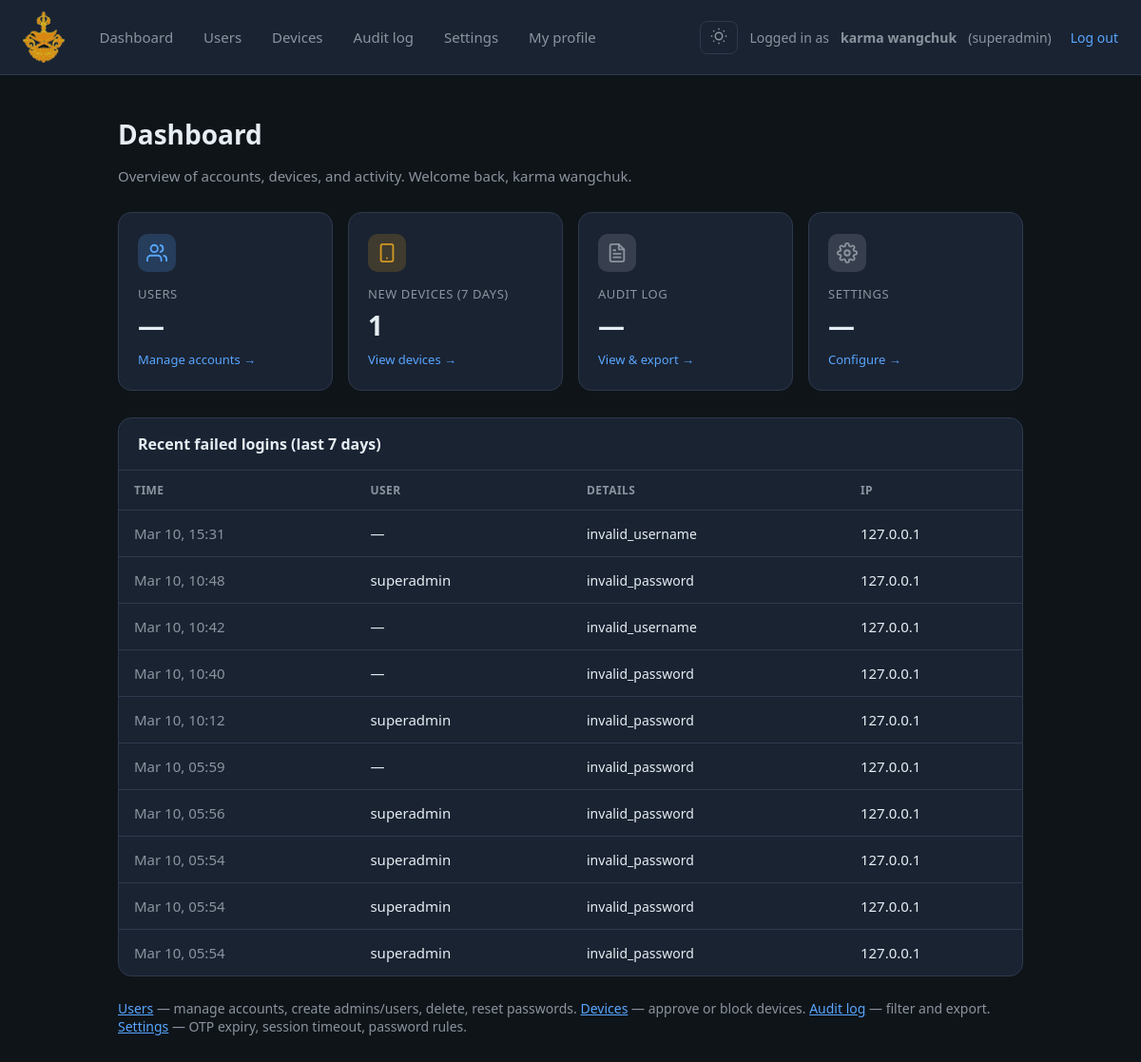
The app's page /dashboard/superadmin/ (signed in) with its own data.
### accounts/models.py (models this page shows, shortened)
class User(AbstractUser):
    role = models.CharField(
        max_length=20,
        choices=Role.choices,
        default=Role.USER,
    )
    is_active = models.BooleanField(default=True)
    email = models.EmailField(unique=True)
    force_password_change = models.BooleanField(
        default=False,
        help_text='If set, user must set a new password on next login (after OTP).',
    )
    created_by = models.ForeignKey(
        'self',
        null=True,
        blank=True,
        on_delete=models.SET_NULL,
        related_name='created_users',
        help_text='Admin who created this user (null if created by superadmin).',
    )
    wing = models.CharField(max_length=100, blank=True, help_text='Wing or department.')
    phone = models.CharField(max_length=32, blank=True, help_text='Phone number.')
    date_of_birth = models.DateField(null=True, blank=True, help_text='Date of birth.')
    employee_number = models.CharField(
        max_length=64,
        unique=True,
        null=True,
        blank=True,
        help_text='Employee number; used as username for employee login.',
    )
    is_approved = models.BooleanField(
        default=True,
        help_text='If False, user cannot log in until a superadmin approves (for admin-created users).',
    )
    class Meta:
        db_table = 'accounts_user'
        indexes = [
            models.Index(fields=['role']),
            models.Index(fields=['is_active']),
        ]

class AuditEvent(models.Model):
    user = models.ForeignKey(
        User,
        on_delete=models.SET_NULL,
        null=True,
        blank=True,
        related_name='audit_events',
    )
    action = models.CharField(max_length=64, choices=AuditAction.choices)
    timestamp = models.DateTimeField(auto_now_add=True)
    details = models.TextField(blank=True, help_text='JSON or free text: order id, etc.')
    ip_address = models.GenericIPAddressField(null=True, blank=True)
    user_agent = models.CharField(max_length=512, blank=True)
    class Meta:
        db_table = 'accounts_auditevent'
        ordering = ['-timestamp']
        indexes = [
            models.Index(fields=['-timestamp']),
            models.Index(fields=['action']),
        ]

### accounts/views.py (the view)
# urls.py: path('dashboard/superadmin/', views.superadmin_dashboard, name='superadmin_dashboard'),
@require_GET
@role_required(Role.SUPERADMIN)
def superadmin_dashboard(request):
    from django.utils import timezone
    from datetime import timedelta
    week_ago = timezone.now() - timedelta(days=7)
    new_devices_count = Device.objects.filter(first_seen__gte=week_ago).count()
    recent_failed_logins = AuditEvent.objects.filter(
        action=AuditAction.LOGIN_FAILED,
        timestamp__gte=week_ago,
    ).order_by('-timestamp')[:10]
    return render(request, 'accounts/dashboards/superadmin_dashboard.html', {
        'new_devices_count': new_devices_count,
        'recent_failed_logins': recent_failed_logins,
    })

### accounts/rbac.py (called while the page is built)
def role_required(*allowed_roles: str):
    allowed = set(allowed_roles)
    def decorator(view_func):
        @wraps(view_func)
        def _wrapped_view(request, *args, **kwargs):
            if not request.user.is_authenticated:
                login_url = reverse('accounts:login')
                return redirect(f'{login_url}?{REDIRECT_FIELD_NAME}={request.get_full_path()}')
            if request.user.role not in allowed:
                return redirect(get_dashboard_url_for_role(request.user.role))
            return view_func(request, *args, **kwargs)
        return _wrapped_view
    return decorator

### templates/accounts/dashboards/superadmin_dashboard.html (shortened to what this page needs)
{% extends "base_dashboard.html" %}
{% block nav %}
  <a href="{% url 'accounts:superadmin_dashboard' %}">Dashboard</a>
  <a href="{% url 'accounts:superadmin_user_list' %}">Users</a>
  <a href="{% url 'accounts:superadmin_device_list' %}">Devices</a>
  <a href="{% url 'accounts:superadmin_audit_log' %}">Audit log</a>
  <a href="{% url 'accounts:superadmin_settings' %}">Settings</a>
  <a href="{% url 'accounts:superadmin_profile' %}">My profile</a>
{% endblock %}
{% block content %}
<div class="dashboard-hero">
  <h1 class="page-title">Dashboard</h1>
  <p class="page-desc">Overview of accounts, devices, and activity. Welcome back, {{ user.get_full_name|default:user.username }}.</p>
</div>
<div class="stat-cards">
  <a href="{% url 'accounts:superadmin_user_list' %}" class="stat-card">
    <div class="stat-card-icon users">
      <svg width="22" height="22" viewBox="0 0 24 24" fill="none" stroke="currentColor" stroke-width="2" stroke-linecap="round" stroke-linejoin="round"><path d="M17 21v-2a4 4 0 0 0-4-4H5a4 4 0 0 0-4 4v2"/><circle cx="9" cy="7" r="4"/><path d="M23 21v-2a4 4 0 0 0-3-3.87"/><path d="M16 3.13a4 4 0 0 1 0 7.75"/></svg>
    </div>
    <div class="stat-label">Users</div>
    <div class="stat-value">—</div>
    <span class="stat-link">Manage accounts →</span>
  </a>
  <a href="{% url 'accounts:superadmin_device_list' %}" class="stat-card">
    <div class="stat-card-icon devices">
      <svg width="22" height="22" viewBox="0 0 24 24" fill="none" stroke="currentColor" stroke-width="2" stroke-linecap="round" stroke-linejoin="round"><rect x="5" y="2" width="14" height="20" rx="2" ry="2"/><line x1="12" y1="18" x2="12.01" y2="18"/></svg>
    </div>
    <div class="stat-label">New devices (7 days)</div>
    <div class="stat-value">{{ new_devices_count|default:0 }}</div>
    <span class="stat-link">View devices →</span>
  </a>
  <a href="{% url 'accounts:superadmin_audit_log' %}" class="stat-card">
    <div class="stat-card-icon audit">
    </div>
    <div class="stat-label">Audit log</div>
    <div class="stat-value">—</div>
    <span class="stat-link">View & export →</span>
  </a>
  <a href="{% url 'accounts:superadmin_settings' %}" class="stat-card">
    <div class="stat-card-icon audit">
    </div>
    <div class="stat-label">Settings</div>
    <div class="stat-value">—</div>
    <span class="stat-link">Configure →</span>
  </a>
</div>
{% if recent_failed_logins %}
<div class="card-block">
  <div class="card-block-title">Recent failed logins (last 7 days)</div>
  <div class="table-wrap">
    <table class="data-table">
      <thead>
        <tr>
          <th>Time</th>
          <th>User</th>
          <th>Details</th>
          <th>IP</th>
        </tr>
      </thead>
      <tbody>
        {% for e in recent_failed_logins %}
        <tr>
          <td style="color:var(--text-muted);">{{ e.timestamp|date:"M j, H:i" }}</td>
          <td>{{ e.user.username|default:"—" }}</td>
          <td style="font-size:0.875rem;">{{ e.details|default:"—" }}</td>
          <td>{{ e.ip_address|default:"—" }}</td>
        </tr>
        {% endfor %}
      </tbody>
    </table>
  </div>
</div>
{% endif %}
<p style="color: var(--text-muted); font-size: 0.875rem;">
  <a href="{% url 'accounts:superadmin_user_list' %}" style="color: var(--accent);">Users</a> — manage accounts, create admins/users, delete, reset passwords.
  <a href="{% url 'accounts:superadmin_device_list' %}" style="color: var(--accent);">Devices</a> — approve or block devices. <a href="{% url 'accounts:superadmin_audit_log' %}" style="color: var(--accent);">Audit log</a> — filter and export. <a href="{% url 'accounts:superadmin_settings' %}" style="color: var(--accent);">Settings</a> — OTP expiry, session timeout, password rules.
</p>
{% endblock %}

### templates/base_dashboard.html (shortened to what this page needs)
<!DOCTYPE html>
{% load static %}
<html lang="en">
<head>
</head>
<body>
  <header class="header">
    <div class="header-left">
      <img src="{% static 'images/logo.png' %}" alt="IMS" class="app-logo">
      <nav class="nav">{% block nav %}{% endblock %}</nav>
    </div>
    <div class="header-right" style="display:flex; align-items:center; gap:12px;">
      <button type="button" id="theme-toggle" aria-label="Toggle dark/light mode" title="Toggle dark/light mode" style="background:var(--surface); border:1px solid var(--border); border-radius:8px; padding:6px 10px; cursor:pointer; color:var(--text-muted); display:flex; align-items:center; justify-content:center;">
        <span class="theme-icon-light" style="display:none;"></span>
      </button>
      Logged in as <strong>{{ user.wing|default:user.get_full_name|default:user.username }}</strong> ({{ user.username }})
      <a href="{% url 'accounts:logout' %}">Log out</a>
    </div>
  </header>
  <main class="main">
    {% block content %}{% endblock %}
  </main>
</body>
</html>

### templates/base_dashboard.html (style rules this page uses)
:root, [data-theme="dark"] { --bg: #0f1419; --surface: #1a2332; --border: #2d3a4d; --text: #e6edf3; --text-muted: #8b949e; --accent: #58a6ff; --accent-hover: #79b8ff; --hover-overlay: rgba(255,255,255,0.06); --table-hover: rgba(255,255,255,0.02); --card-shadow: 0 4px 20px rgba(0,0,0,0.2); }
* { box-sizing: border-box; }
body { margin: 0; font-family: 'Segoe UI', system-ui, sans-serif; background: var(--bg); color: var(--text); min-height: 100vh; }
.header { background: var(--surface); border-bottom: 1px solid var(--border); padding: 12px 24px; display: flex; align-items: center; justify-content: space-between; flex-wrap: wrap; gap: 12px; }
.header-left { display: flex; align-items: center; gap: 24px; }
.app-logo { height: 54px; width: auto; display: block; object-fit: contain; }
.nav { display: flex; gap: 8px; }
.nav a { padding: 8px 12px; color: var(--text-muted); text-decoration: none; border-radius: 6px; font-size: 0.9375rem; }
.header-right { color: var(--text-muted); font-size: 0.875rem; }
.header-right a { color: var(--accent); text-decoration: none; margin-left: 8px; }
.main { max-width: 1000px; margin: 0 auto; padding: 24px; }
.page-title { font-size: 1.5rem; font-weight: 600; margin-bottom: 8px; }
.page-desc { color: var(--text-muted); margin-bottom: 24px; }
.dashboard-hero { margin-bottom: 28px; }
.dashboard-hero h1 { font-size: 1.75rem; font-weight: 600; margin-bottom: 6px; }
.dashboard-hero .page-desc { margin-bottom: 0; font-size: 0.9375rem; }
.stat-cards { display: grid; grid-template-columns: repeat(auto-fill, minmax(200px, 1fr)); gap: 16px; margin-bottom: 28px; }
.stat-card { display: block; padding: 22px 20px; background: var(--surface); border: 1px solid var(--border); border-radius: 14px; text-decoration: none; color: var(--text); transition: border-color 0.2s, box-shadow 0.2s; }
.stat-card .stat-label { font-size: 0.8125rem; color: var(--text-muted); text-transform: uppercase; letter-spacing: 0.04em; margin-bottom: 8px; }
.stat-card .stat-value { font-size: 1.75rem; font-weight: 700; line-height: 1.2; }
.stat-card .stat-link { font-size: 0.8125rem; color: var(--accent); margin-top: 10px; display: inline-block; }
.stat-card-icon { width: 40px; height: 40px; border-radius: 10px; display: flex; align-items: center; justify-content: center; margin-bottom: 14px; }
.stat-card-icon.users { background: rgba(88,166,255,0.2); color: var(--accent); }
.stat-card-icon.devices { background: rgba(210,153,34,0.2); color: #d29922; }
.stat-card-icon.audit { background: rgba(139,148,158,0.25); color: var(--text-muted); }
.card-block { background: var(--surface); border: 1px solid var(--border); border-radius: 14px; overflow: hidden; margin-bottom: 24px; }
.card-block .card-block-title { padding: 16px 20px; font-size: 1rem; font-weight: 600; border-bottom: 1px solid var(--border); }
.table-wrap { overflow-x: auto; }
.data-table { width: 100%; border-collapse: collapse; }
.data-table th { padding: 12px 16px; text-align: left; font-size: 0.75rem; font-weight: 600; text-transform: uppercase; letter-spacing: 0.04em; color: var(--text-muted); border-bottom: 1px solid var(--border); }
.data-table td { padding: 14px 16px; border-bottom: 1px solid var(--border); font-size: 0.9375rem; }
.data-table tbody tr:last-child td { border-bottom: none; }

### records on screen
User: wing "karma wangchuk", username "superadmin", get_full_name "karma wangchuk"
AuditEvent: timestamp "Mar 10, 15:31", user.username "—", details "invalid_username", ip_address "127.0.0.1"
AuditEvent: timestamp "Mar 10, 10:48", user.username "superadmin", details "invalid_password", ip_address "127.0.0.1"
AuditEvent: timestamp "Mar 10, 10:42", user.username "—", details "invalid_username", ip_address "127.0.0.1"
AuditEvent: timestamp "Mar 10, 10:40", user.username "—", details "invalid_password", ip_address "127.0.0.1"
AuditEvent: timestamp "Mar 10, 10:12", user.username "superadmin", details "invalid_password", ip_address "127.0.0.1"
AuditEvent: timestamp "Mar 10, 05:59", user.username "—", details "invalid_password", ip_address "127.0.0.1"
AuditEvent: timestamp "Mar 10, 05:56", user.username "superadmin", details "invalid_password", ip_address "127.0.0.1"
AuditEvent: timestamp "Mar 10, 05:54", user.username "superadmin", details "invalid_password", ip_address "127.0.0.1"
AuditEvent: timestamp "Mar 10, 05:54", user.username "superadmin", details "invalid_password", ip_address "127.0.0.1"
AuditEvent: timestamp "Mar 10, 05:54", user.username "superadmin", details "invalid_password", ip_address "127.0.0.1"

### other values on screen
{{ new_devices_count|default:0 }} "1"
